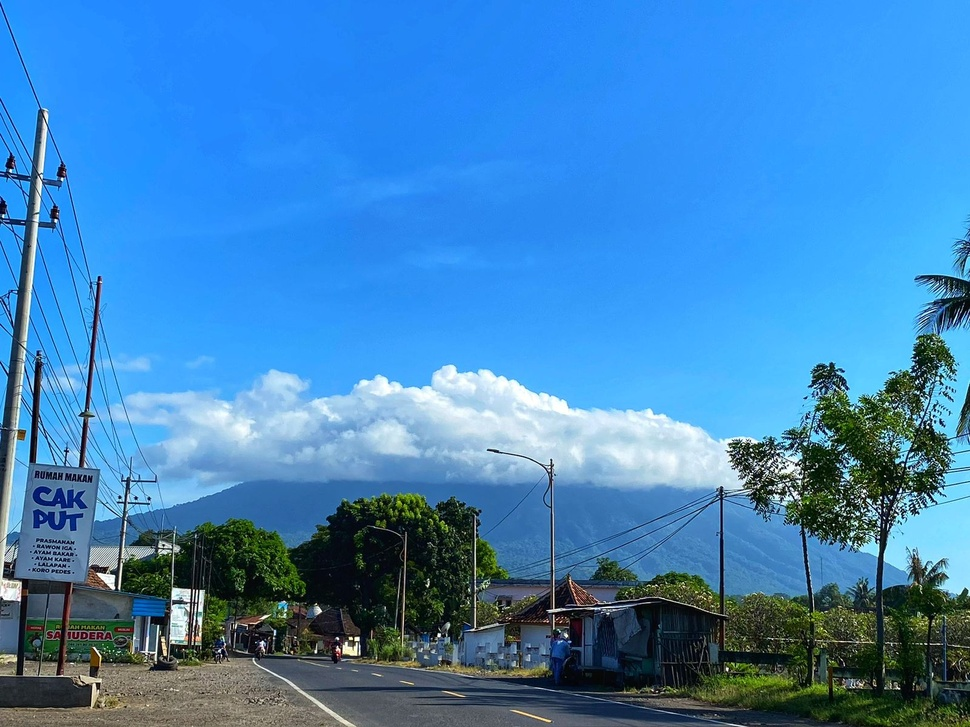
#> input picture images/original/IMG-20251128-WA0018.jpg, 970 x 727 px, shrunk from 1600 x 1200 before the run; its folder holds only this picture in this run
$ python main.py
#> lines starting #> are read from the running program, lines starting #| are printed output that depends on the picture
import cv2
import numpy as np
import os

# Direktori utama yang dipakai pada struktur folder saat ini
ORIGINAL_DIR = "images/original"
GRAYSCALE_DIR = "images/grayscale"
NOISY_DIR = "images/noisy"
FILTERED_DIR = "filtered"
MSE_DIR = "mse_results"

# Konfigurasi noise dan filter
SALT_PAPPER_LEVELS = {"low": 0.02, "high": 0.10}
GAUSSIAN_LEVELS = {"low": 10, "high": 25}
FILTERS = ("min", "max", "median", "mean")
WINDOW_SIZE = 3  # ukuran jendela filter


def to_grayscale(img):
    return cv2.cvtColor(img, cv2.COLOR_BGR2GRAY)


def add_salt_and_pepper(img, prob):
    noisy = img.copy()
    rand_matrix = np.random.rand(*img.shape[:2])
    salt_mask = rand_matrix < prob / 2
    pepper_mask = (rand_matrix >= prob / 2) & (rand_matrix < prob)

    if img.ndim == 2:
        noisy[salt_mask] = 255
        noisy[pepper_mask] = 0
    else:
        noisy[salt_mask] = 255
        noisy[pepper_mask] = 0

    return noisy


def add_gaussian(img, sigma):
    noise = np.random.normal(0, sigma, img.shape)
    noisy = img.astype(np.float32) + noise
    noisy = np.clip(noisy, 0, 255)
    return noisy.astype(np.uint8)


def _filter_channel(channel, window, mode):
    if window < 1 or window % 2 == 0:
        raise ValueError("Window harus bernilai ganjil dan lebih dari 0")

    pad = window // 2
    padded = np.pad(channel, pad_width=pad, mode="constant", constant_values=0)
    # Buat view 4D berisi semua window
    windows = np.lib.stride_tricks.sliding_window_view(padded, (window, window))

    if mode == "min":
        return windows.min(axis=(-1, -2)).astype(np.uint8)
    if mode == "max":
        return windows.max(axis=(-1, -2)).astype(np.uint8)
    if mode == "median":
        return np.median(windows, axis=(-1, -2)).astype(np.uint8)
    # mean
    return windows.mean(axis=(-1, -2)).astype(np.uint8)


def apply_filter(img, window, mode="mean"):
    mode = mode.lower()
    if img.ndim == 2:
        return _filter_channel(img, window, mode)

    channels = []
    for c in range(img.shape[2]):
        channel = _filter_channel(img[:, :, c], window, mode)
        channels.append(channel)
    return np.stack(channels, axis=2)


def mse(img1, img2):
    diff = img1.astype(np.float32) - img2.astype(np.float32)
    return float(np.mean(diff ** 2))


def ensure_directories():
    os.makedirs(GRAYSCALE_DIR, exist_ok=True)
    os.makedirs(NOISY_DIR, exist_ok=True)
    os.makedirs(FILTERED_DIR, exist_ok=True)
    os.makedirs(MSE_DIR, exist_ok=True)


def reset_logs(log_files):
    for path in log_files.values():
        open(path, "w").close()


def save_filtered_versions(
    noisy_img,
    reference,
    base,
    ext,
    noise_type,
    level,
    color_mode,
    filtered_dir,
    log_files,
):
    for flt in FILTERS:
        filtered_img = apply_filter(noisy_img, window=WINDOW_SIZE, mode=flt)
        filename = f"{base}_{color_mode}_{noise_type}_{level}_{flt}{ext}"
        cv2.imwrite(os.path.join(filtered_dir, flt, filename), filtered_img)

        error = mse(reference, filtered_img)
        line = f"{filename} -> MSE = {error}\n"
        with open(log_files["all"], "a") as out:
            out.write(line)
        with open(log_files[noise_type], "a") as out:
            out.write(line)


def process():
    ensure_directories()

    log_files = {
        "all": os.path.join(MSE_DIR, "mse_results.txt"),
        "gaussian": os.path.join(MSE_DIR, "mse_gaussian.txt"),
        "saltpapper": os.path.join(MSE_DIR, "mse_saltpapper.txt"),
    }
    reset_logs(log_files)

    valid_ext = (".jpg", ".jpeg", ".png")
    files = [f for f in os.listdir(ORIGINAL_DIR) if f.lower().endswith(valid_ext)]
    files.sort()

    # Sesuaikan instruksi: hanya butuh 2 citra warna (mis. landscape & potrait).
    # Jika lebih dari 2 ada di folder, sisanya diabaikan.
    files = files[:2]

    print(f"Ditemukan {len(files)} citra untuk diproses.")

    for f in files:
        color_img = cv2.imread(os.path.join(ORIGINAL_DIR, f))
#> color_img is the input picture: shape (727, 970, 3); mean B, G, R 189, 132.3, 64.8
        if color_img is None:
            continue

        base, ext = os.path.splitext(f)
        print(f"\nMemproses: {base}")

        # Buat subfolder per citra supaya hasil tidak menumpuk di satu folder
        gray_dir = os.path.join(GRAYSCALE_DIR, base)
        noisy_dir = os.path.join(NOISY_DIR, base)
        filtered_dir = os.path.join(FILTERED_DIR, base)

        os.makedirs(gray_dir, exist_ok=True)
        os.makedirs(noisy_dir, exist_ok=True)
        os.makedirs(filtered_dir, exist_ok=True)
        for flt in FILTERS:
            os.makedirs(os.path.join(filtered_dir, flt), exist_ok=True)

        # Buat subfolder noise (saltpapper/gaussian + level)
        noise_subdirs = {}
        for noise_type, levels in (
            ("saltpapper", SALT_PAPPER_LEVELS.keys()),
            ("gaussian", GAUSSIAN_LEVELS.keys()),
        ):
            for level in levels:
                path = os.path.join(noisy_dir, noise_type, level)
                os.makedirs(path, exist_ok=True)
                noise_subdirs[(noise_type, level)] = path

        gray_img = to_grayscale(color_img)
#> in to_grayscale, `return cv2.cvtColor(img, cv2.COLOR_BGR2GRAY)`:
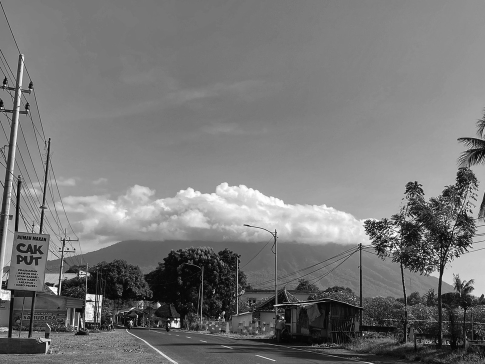
#> returned value: shape (727, 970) (shown at 1/2 size); min 0, max 255, mean 118.6
        gray_name = f"{base}_gray{ext}"
        cv2.imwrite(os.path.join(gray_dir, gray_name), gray_img)
        print(f"  -> Grayscale disimpan: {os.path.join(gray_dir, gray_name)}")

        for level, prob in SALT_PAPPER_LEVELS.items():
            noisy_gray = add_salt_and_pepper(gray_img, prob)
            noisy_color = add_salt_and_pepper(color_img, prob)
            print(f"  -> Noise saltpapper {level} (warna & gray) dibuat")

            cv2.imwrite(
                os.path.join(
                    noise_subdirs[("saltpapper", level)],
                    f"{base}_gray_saltpapper_{level}{ext}",
                ),
                noisy_gray,
            )
            cv2.imwrite(
                os.path.join(
                    noise_subdirs[("saltpapper", level)],
                    f"{base}_color_saltpapper_{level}{ext}",
                ),
                noisy_color,
            )

            save_filtered_versions(
                noisy_gray,
                gray_img,
                base,
                ext,
                noise_type="saltpapper",
                level=level,
                color_mode="gray",
                filtered_dir=filtered_dir,
                log_files=log_files,
            )
            save_filtered_versions(
                noisy_color,
                color_img,
                base,
                ext,
                noise_type="saltpapper",
                level=level,
                color_mode="color",
                filtered_dir=filtered_dir,
                log_files=log_files,
            )
#> this loop made 2 passes
#> pass 1, in _filter_channel, `padded = np.pad(channel, pad_width=pad, mode="constant", constant_valu..`:
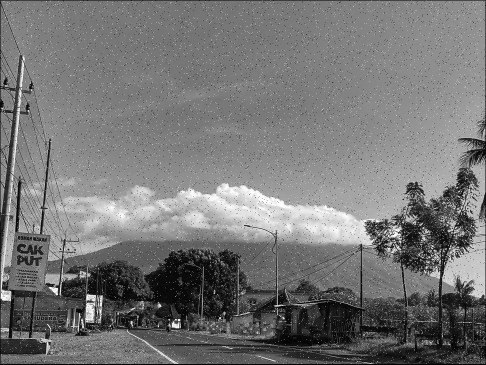
#> padded: shape (729, 972) (shown at 1/2 size); min 0, max 255, mean 118.2
#> pass 1, in save_filtered_versions, `cv2.imwrite(os.path.join(filtered_dir, flt, filename), filtered_img)`:
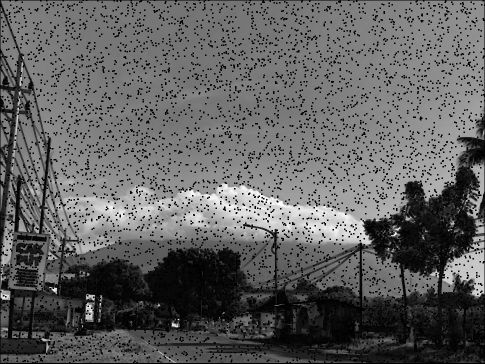
#> saved as IMG-20251128-WA0018_gray_saltpapper_low_min.jpg: shape (727, 970) (shown at 1/2 size); min 0, max 253, mean 96.5
#> after the loop:
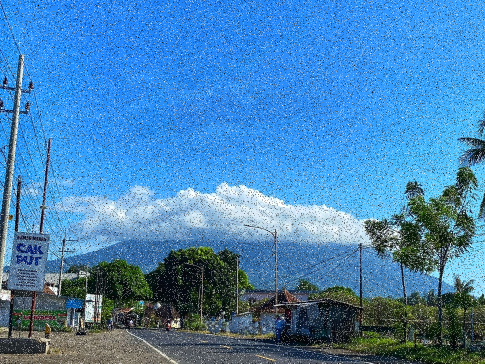
#> noisy_color: shape (727, 970, 3) (shown at 1/2 size); mean B, G, R 182.9, 131.9, 71.1
#> after the loop:
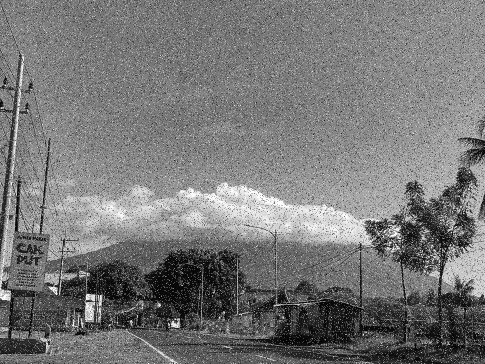
#> noisy_gray: shape (727, 970) (shown at 1/2 size); min 0, max 255, mean 119.5

        for level, sigma in GAUSSIAN_LEVELS.items():
            noisy_gray = add_gaussian(gray_img, sigma)
            noisy_color = add_gaussian(color_img, sigma)
            print(f"  -> Noise gaussian {level} (warna & gray) dibuat")

            cv2.imwrite(
                os.path.join(
                    noise_subdirs[("gaussian", level)],
                    f"{base}_gray_gaussian_{level}{ext}",
                ),
                noisy_gray,
            )
            cv2.imwrite(
                os.path.join(
                    noise_subdirs[("gaussian", level)],
                    f"{base}_color_gaussian_{level}{ext}",
                ),
                noisy_color,
            )

            save_filtered_versions(
                noisy_gray,
                gray_img,
                base,
                ext,
                noise_type="gaussian",
                level=level,
                color_mode="gray",
                filtered_dir=filtered_dir,
                log_files=log_files,
            )
            save_filtered_versions(
                noisy_color,
                color_img,
                base,
                ext,
                noise_type="gaussian",
                level=level,
                color_mode="color",
                filtered_dir=filtered_dir,
                log_files=log_files,
            )
#> this loop made 2 passes
#> pass 1, in add_gaussian (call 2), `noisy = img.astype(np.float32) + noise`:
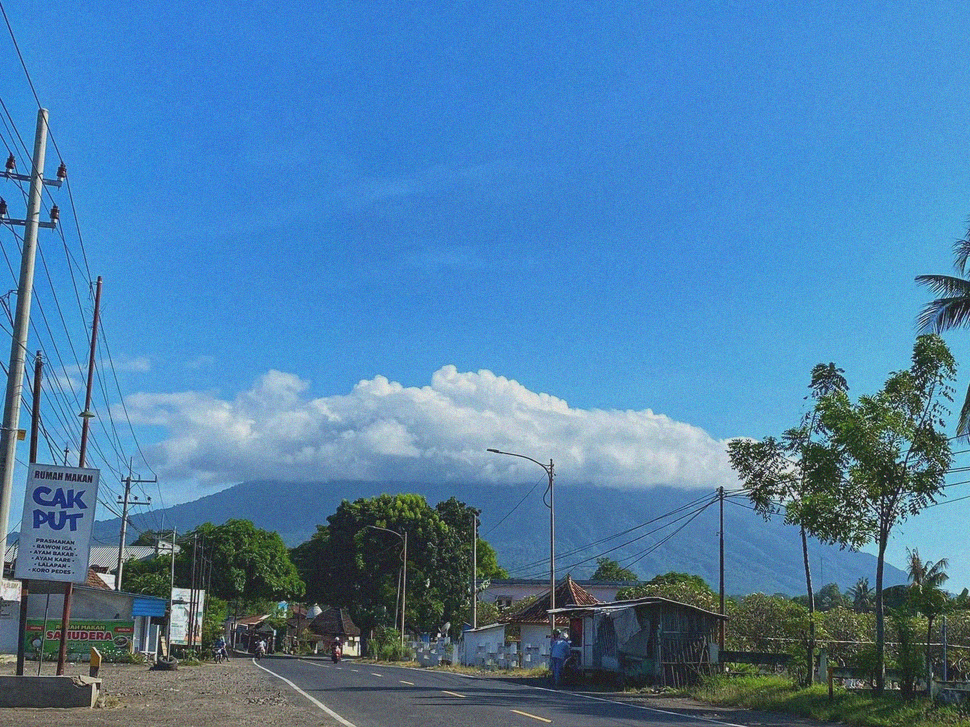
#> noisy: shape (727, 970, 3) float64; mean B, G, R 189, 132.3, 64.8; drawn with min black and max white

    print("Selesai memproses semua citra.")


if __name__ == "__main__":
    process()

$ run again, on images/original/landscape.jpg
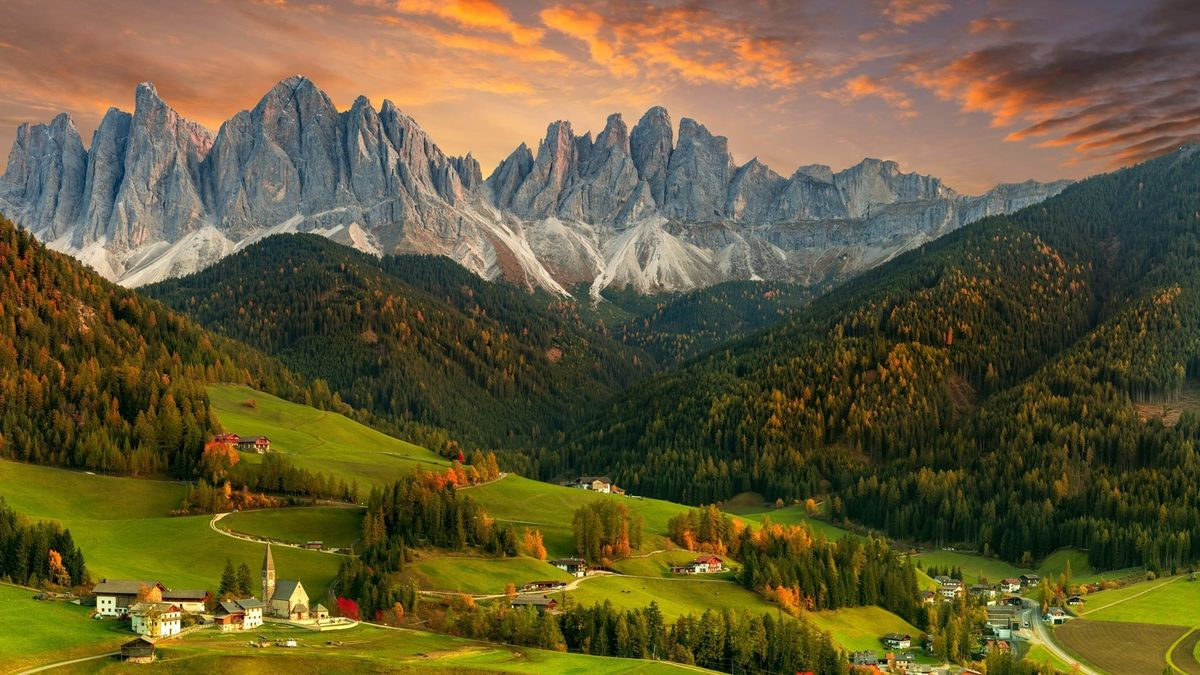
#> input picture images/original/landscape.jpg, 1200 x 675 px
#> in process, color_img is the input picture: shape (675, 1200, 3); mean B, G, R 55, 90.9, 101.9
#> after the loop in process, `for level, prob in SALT_PAPPER_LEVELS.items():`:
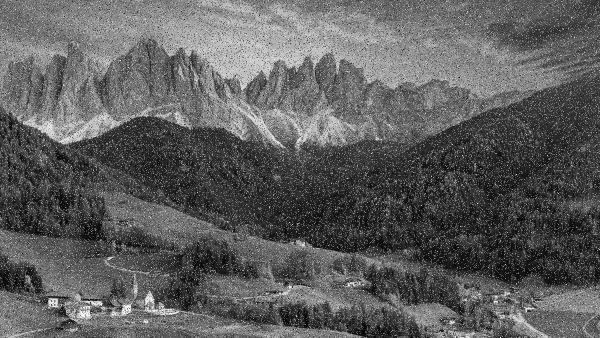
#> noisy_gray: shape (675, 1200) (shown at 1/2 size); min 0, max 255, mean 93.9
#> the loop in process, `for level, sigma in GAUSSIAN_LEVELS.items():` made 2 passes
#> pass 1, in add_gaussian (call 2), `noisy = img.astype(np.float32) + noise`:
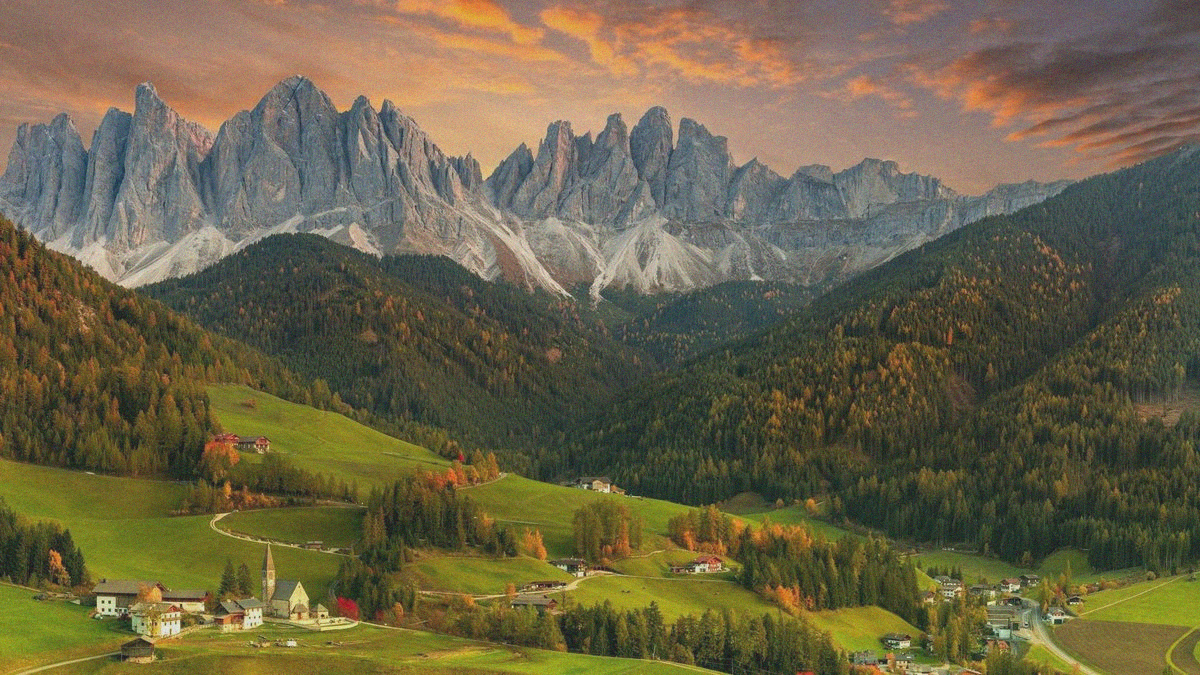
#> noisy: shape (675, 1200, 3) float64; mean B, G, R 55.1, 91, 101.9; drawn with min black and max white

$ run again, on images/original/potrait.jpg
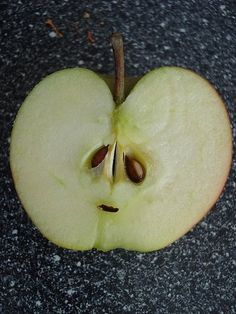
#> input picture images/original/potrait.jpg, 236 x 314 px
#> in process, color_img is the input picture: shape (314, 236, 3); mean B, G, R 83.3, 98.4, 95.3
#> after the loop in process, `for level, sigma in GAUSSIAN_LEVELS.items():`:
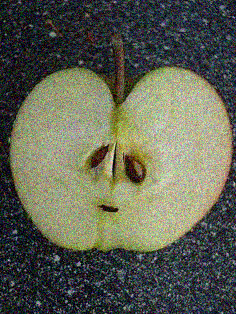
#> noisy_color: shape (314, 236, 3); mean B, G, R 83.4, 98.6, 95.6
#> after the loop in process, `for level, sigma in GAUSSIAN_LEVELS.items():`:
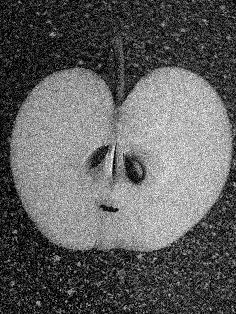
#> noisy_gray: shape (314, 236); min 0, max 255, mean 95.9
